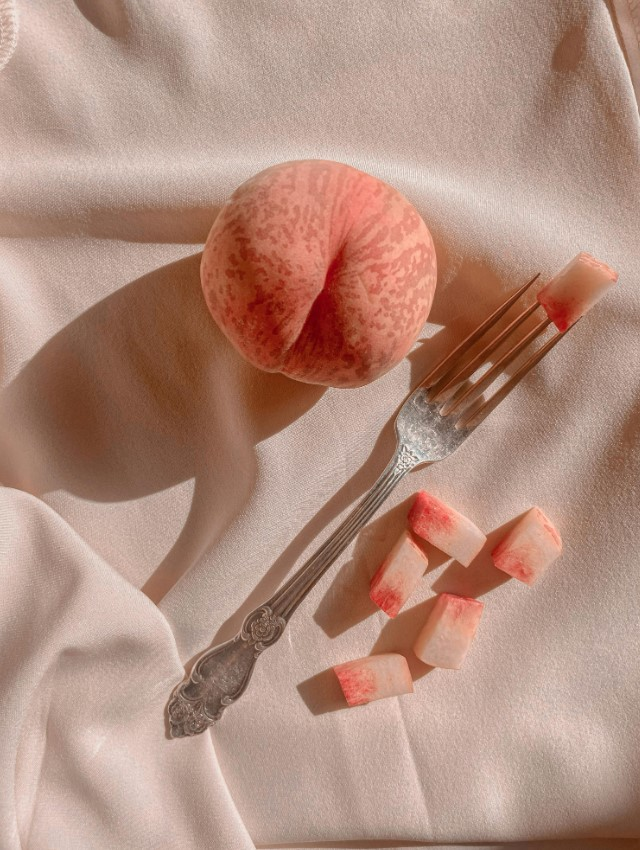
#> input picture images/peach.jpg, 640 x 850 px
$ jupyter execute 09_histogram_erode_dilate.ipynb
#> lines starting #> are read from the running program, lines starting #| are printed output that depends on the picture
## 09. 히스토그램, 팽창과 침식

[cell 1]
import cv2 as cv
import numpy as np
import matplotlib.pyplot as plt

PEACH_PATH = "../images/peach.jpg"
DILATE = "../images/dilate.jpg"
ERODE = "../images/erode.jpg"

### 9-1. 히스토그램

[cell 2]
img = cv.imread(PEACH_PATH)
#> img is the input picture: shape (850, 640, 3); mean B, G, R 126.7, 141.7, 177.9

b = cv.calcHist([img], [0], None, [256], [0, 256])
#> b = 256 values, max 7777 at index 157, min 0 at index 230, mean 2125
g = cv.calcHist([img], [1], None, [256], [0, 256])
#> g = 256 values, max 8336 at index 168, min 0 at index 239, mean 2125
r = cv.calcHist([img], [2], None, [256], [0, 256])
#> r = 256 values, max 8276 at index 192, min 0 at index 0, mean 2125

plt.plot(b, color="b")
plt.plot(g, color="g")
plt.plot(r, color="r")
plt.title("Image Histogram")
plt.xlabel("Pixel Value")
plt.ylabel("Frequency")
plt.show()
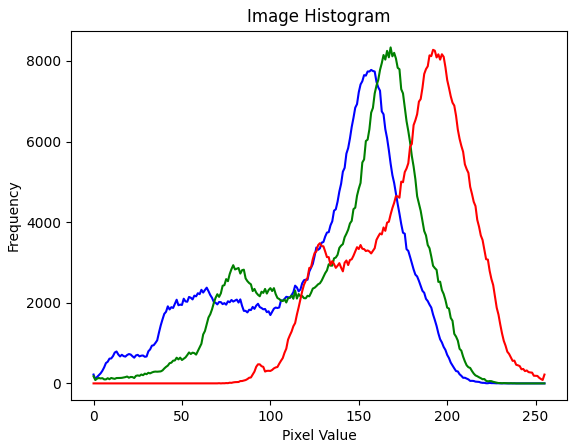
#> figure drawn by matplotlib, 1 panel; curve peaks at x = 157, y = 7777; curve peaks at x = 168, y = 8336; curve peaks at x = 192, y = 8276

### 9-2. 팽창과 침식, 열림과 닫힘

#### 팽창
- 흰색 영역을 확장하여 검은 영역을 채움

[cell 3]
img = cv.imread(DILATE)
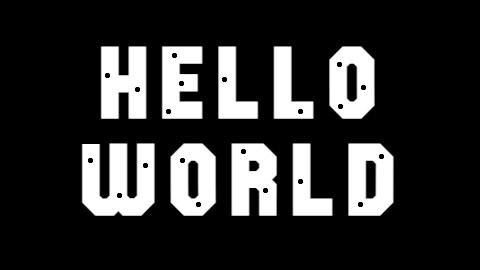
#> input picture images/dilate.jpg, 480 x 270 px
#> img is the input picture: shape (270, 480, 3); min 0, max 255, mean 47.6

kernel = np.ones((3,3), dtype=np.uint8)
dilate_1 = cv.dilate(img, kernel, iterations=1)
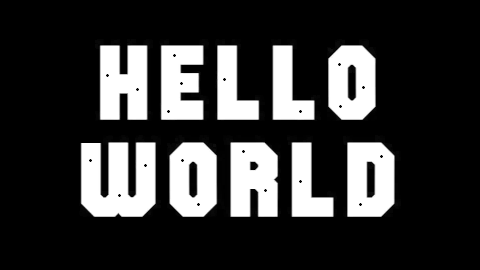
#> dilate_1: shape (270, 480, 3); min 0, max 255, mean 54.7
dilate_2 = cv.dilate(img, kernel, iterations=2)
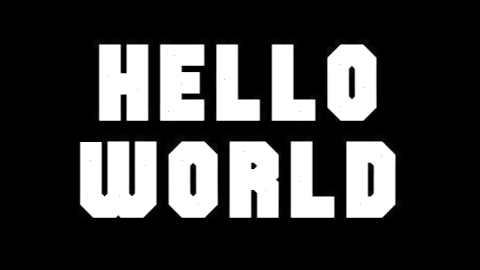
#> dilate_2: shape (270, 480, 3); min 0, max 255, mean 61.4
dilate_3 = cv.dilate(img, kernel, iterations=3)
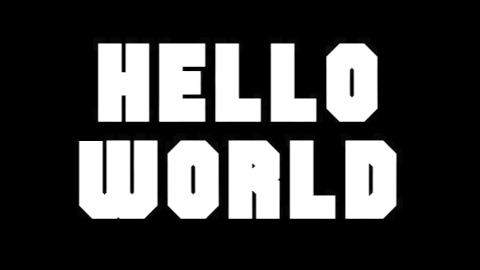
#> dilate_3: shape (270, 480, 3); min 0, max 255, mean 67.8

cv.imshow("img", img)
cv.imshow("dilate_1", dilate_1)
cv.imshow("dilate_2", dilate_2)
cv.imshow("dilate_3", dilate_3)

cv.waitKey(0)
cv.destroyAllWindows()

# 폰트가 점점 두꺼워짐

#### 침식
- 흰색 영역의 외곽 픽셀을 검은색으로 변경

[cell 4]
img = cv.imread(ERODE)
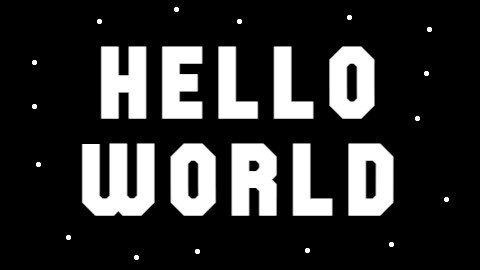
#> input picture images/erode.jpg, 480 x 270 px
#> img is the input picture: shape (270, 480, 3); min 0, max 255, mean 49.2

kernel = np.ones((3,3), dtype=np.uint8)
erode_1 = cv.erode(img, kernel, iterations=1)
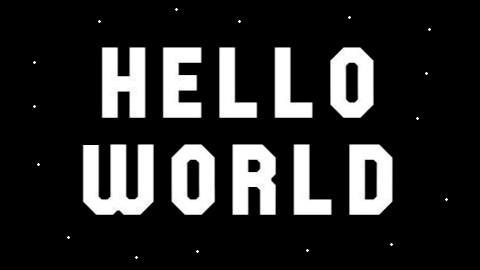
#> erode_1: shape (270, 480, 3); min 0, max 255, mean 42.4
erode_2 = cv.erode(img, kernel, iterations=2)
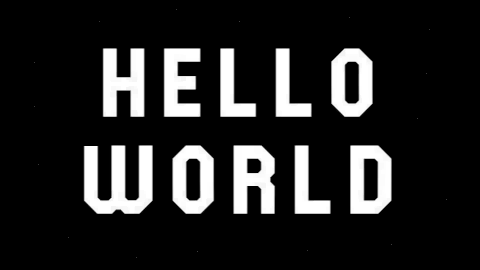
#> erode_2: shape (270, 480, 3); min 0, max 255, mean 36.1
erode_3 = cv.erode(img, kernel, iterations=3)
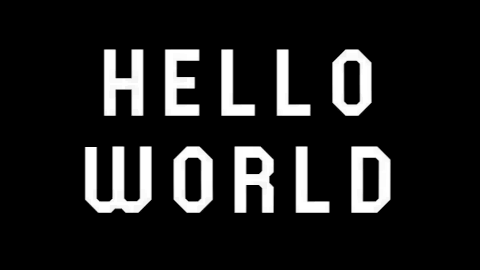
#> erode_3: shape (270, 480, 3); min 0, max 255, mean 30

cv.imshow("img", img)
cv.imshow("erode_1", erode_1)
cv.imshow("erode_2", erode_2)
cv.imshow("erode_3", erode_3)

cv.waitKey(0)
cv.destroyAllWindows()

# 폰트가 점점 얇아짐

#### 열림
- 침식 후 팽창 (침식할 때 깎인 폰트를 다시 팽창해서 원래 폰트로) : 노이즈 제거 후 복원

[cell 5]
img = cv.imread(ERODE)

kernel = np.ones((3,3), dtype=np.uint8)
erode_3 = cv.erode(img, kernel, iterations=3)
dilate_3 = cv.dilate(erode_3, kernel, iterations=3)


cv.imshow("img", img)
cv.imshow("erode_3", erode_3)
cv.imshow("open", dilate_3)

cv.waitKey(0)
cv.destroyAllWindows()

#### 닫힘
- 팽창 후 침식 : 구멍을 메운 후 복원

[cell 6]
img = cv.imread(ERODE)

kernel = np.ones((3,3), dtype=np.uint8)
dilate_3 = cv.dilate(img, kernel, iterations=3)
erode_3 = cv.erode(dilate_3, kernel, iterations=3)

cv.imshow("img", img)
cv.imshow("dilate_3", dilate_3)
cv.imshow("close", erode_3)

cv.waitKey(0)
cv.destroyAllWindows()
